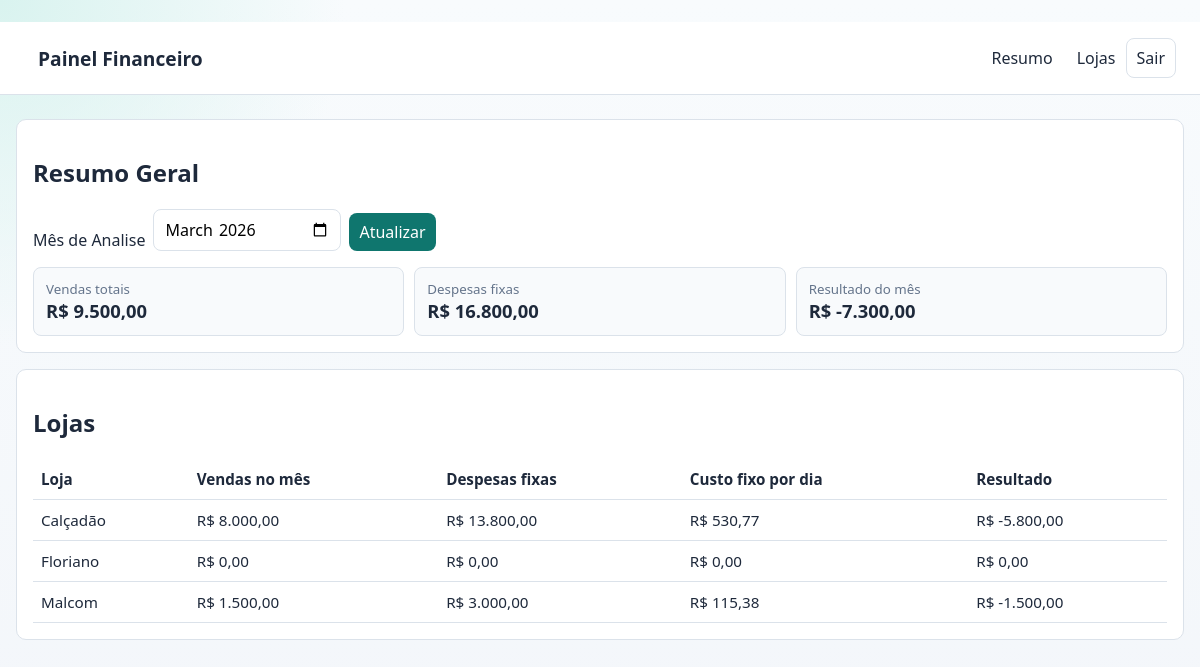
The page / (signed in) on the database its author committed.
### app.py (models this page shows)
class Store(db.Model):
    id = db.Column(db.Integer, primary_key=True)
    name = db.Column(db.String(120), nullable=False, unique=True)
    created_at = db.Column(db.Date, nullable=False, default=date.today)
    fixed_expenses = db.relationship(
        "FixedExpense", backref="store", lazy=True, cascade="all, delete-orphan"
    )
    sales = db.relationship(
        "DailySale", backref="store", lazy=True, cascade="all, delete-orphan"
    )

### app.py (the view)
@app.route("/")
def index():
    selected_month = request.args.get("month")
    year, month = parse_year_month(selected_month)
    month_token = f"{year:04d}-{month:02d}"
    stores = Store.query.order_by(Store.name).all()
    metrics = []
    for store in stores:
        data = month_store_metrics(store, year, month)
        metrics.append({"store": store, "data": data})
    total_sales = sum((m["data"]["total_sales_month"] for m in metrics), Decimal("0.00"))
    total_fixed = sum((m["data"]["total_fixed_month"] for m in metrics), Decimal("0.00"))
    return render_template(
        "index.html",
        month_token=month_token,
        metrics=metrics,
        total_sales=total_sales,
        total_fixed=total_fixed,
        total_result=total_sales - total_fixed,
    )

### app.py (called while the page is built)
def parse_year_month(value: str | None) -> tuple[int, int]:
    if not value:
        today = date.today()
        return today.year, today.month
    year, month = value.split("-")
    return int(year), int(month)

def month_days(year: int, month: int) -> list[date]:
    total_days = monthrange(year, month)[1]
    return [date(year, month, day) for day in range(1, total_days + 1)]

def workdays_monday_to_saturday(year: int, month: int) -> list[date]:
    return [d for d in month_days(year, month) if d.weekday() <= 5]

def money(value: Decimal | float | int) -> str:
    v = Decimal(value).quantize(Decimal("0.01"))
    return f"R$ {v:,.2f}".replace(",", "X").replace(".", ",").replace("X", ".")

def is_authenticated() -> bool:
    return session.get("is_authenticated", False) is True

@app.context_processor
def inject_helpers():
    return {"money": money, "is_authenticated": is_authenticated()}

@app.before_request
def require_login():
    allowed_endpoints = {"login", "static"}
    if request.endpoint in allowed_endpoints:
        return None
    if not is_authenticated():
        return redirect(url_for("login"))
    return None

@app.after_request
def disable_cache_in_debug(response):
    if app.debug:
        response.headers["Cache-Control"] = "no-cache, no-store, must-revalidate"
        response.headers["Pragma"] = "no-cache"
        response.headers["Expires"] = "0"
    return response

### templates/index.html (shortened to what this page needs)
﻿{% extends "base.html" %}
{% block content %}
  <section class="card">
    <h2>Resumo Geral</h2>
    <form method="get" class="inline-form">
      <label for="month">Mês de Analise</label>
      <input id="month" name="month" type="month" value="{{ month_token }}" />
      <button type="submit">Atualizar</button>
    </form>
    <div class="kpi-grid">
      <article class="kpi">
        <small>Vendas totais</small>
        <strong>{{ money(total_sales) }}</strong>
      </article>
      <article class="kpi">
        <small>Despesas fixas</small>
        <strong>{{ money(total_fixed) }}</strong>
      </article>
      <article class="kpi">
        <small>Resultado do mês</small>
        <strong>{{ money(total_result) }}</strong>
      </article>
    </div>
  </section>
  <section class="card">
    <h2>Lojas</h2>
    {% if metrics %}
      <table class="summary-table">
        <thead>
          <tr>
            <th>Loja</th>
            <th>Vendas no mês</th>
            <th>Despesas fixas</th>
            <th>Custo fixo por dia</th>
            <th>Resultado</th>
          </tr>
        </thead>
        <tbody>
          {% for item in metrics %}
            <tr
              class="summary-row-link"
              data-href="{{ url_for('store_detail', store_id=item.store.id, month=month_token) }}"
              tabindex="0"
              role="link"
              aria-label="Abrir {{ item.store.name }}"
            >
              <td data-label="Loja" class="store-name-cell">{{ item.store.name }}</td>
              <td data-label="Vendas no mês">{{ money(item.data.total_sales_month) }}</td>
              <td data-label="Despesas fixas">{{ money(item.data.total_fixed_month) }}</td>
              <td data-label="Custo fixo por dia">{{ money(item.data.fixed_per_day) }}</td>
              <td data-label="Resultado">{{ money(item.data.month_result) }}</td>
            </tr>
          {% endfor %}
        </tbody>
      </table>
    {% else %}
      <p>Nenhuma loja cadastrada.</p>
    {% endif %}
  </section>
{% endblock %}

### static/styles.css (style rules this page uses)
:root { --bg: #f6f7fb; --card: #ffffff; --text: #1e293b; --muted: #64748b; --border: #dbe2ea; --primary: #0f766e; }
* { box-sizing: border-box; }
body { margin: 0; font-family: "Segoe UI", sans-serif; background: radial-gradient(circle at top left, #d9f3ef 0, transparent 24%), linear-gradient(180deg, #f8fbfd 0%, #f3f6fa 100%); color: var(--text); }
.card { background: var(--card); border: 1px solid var(--border); border-radius: 10px; padding: 16px; }
.kpi-grid { margin-top: 10px; display: grid; gap: 10px; grid-template-columns: repeat(auto-fit, minmax(170px, 1fr)); }
.kpi { background: #f8fafc; border: 1px solid var(--border); border-radius: 8px; padding: 12px; }
.kpi small { color: var(--muted); display: block; }
.kpi strong { font-size: 1.15rem; }
.inline-form, .grid-form { display: grid; gap: 8px; margin-top: 8px; }
.inline-form { grid-template-columns: auto auto auto; align-items: end; justify-content: start; }
input, button { padding: 8px 10px; border-radius: 8px; border: 1px solid var(--border); font: inherit; }
button { background: var(--primary); color: #fff; border: none; cursor: pointer; }
table { width: 100%; border-collapse: collapse; font-size: 0.95rem; }
th, td { padding: 10px 8px; border-bottom: 1px solid var(--border); text-align: left; }
.summary-row-link { cursor: pointer; }

### rows shown on the page
Store: store.name "Calçadão"
Store: store.name "Floriano"
Store: store.name "Malcom"

### other values the page prints
{{ money(total_sales) }} "R$ 9.500,00"
{{ money(total_fixed) }} "R$ 16.800,00"
{{ money(total_result) }} "R$ -7.300,00"
{{ money(item.data.total_sales_month) }} "R$ 8.000,00" "R$ 0,00" "R$ 1.500,00"
{{ money(item.data.total_fixed_month) }} "R$ 13.800,00" "R$ 0,00" "R$ 3.000,00"
{{ money(item.data.fixed_per_day) }} "R$ 530,77" "R$ 0,00" "R$ 115,38"
{{ money(item.data.month_result) }} "R$ -5.800,00" "R$ 0,00" "R$ -1.500,00"
